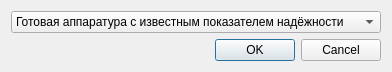
<?xml version="1.0" encoding="UTF-8"?>
<ui version="4.0">
 <class>ost83_choice</class>
 <widget class="QDialog" name="ost83_choice">
  <property name="geometry">
   <rect>
    <x>0</x>
    <y>0</y>
    <width>347</width>
    <height>67</height>
   </rect>
  </property>
  <property name="windowTitle">
   <string>Выбор способа расчёта</string>
  </property>
  <layout class="QGridLayout" name="gridLayout">
   <item row="0" column="0">
    <widget class="QComboBox" name="comboBox">
     <item>
      <property name="text">
       <string>Готовая аппаратура с известным показателем надёжности</string>
      </property>
     </item>
     <item>
      <property name="text">
       <string>Время восстановления составной части</string>
      </property>
     </item>
     <item>
      <property name="text">
       <string>Среднее время восстановления изделия в целом</string>
      </property>
     </item>
     <item>
      <property name="text">
       <string>Замена из состава ЗИП</string>
      </property>
     </item>
    </widget>
   </item>
   <item row="1" column="0">
    <widget class="QDialogButtonBox" name="buttonBox">
     <property name="standardButtons">
      <set>QDialogButtonBox::Cancel|QDialogButtonBox::Ok</set>
     </property>
    </widget>
   </item>
  </layout>
 </widget>
 <resources/>
 <connections/>
</ui>
